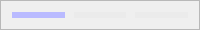
               <widget class="QFrame" name="swemail_status_bar">
                <property name="minimumSize">
                 <size>
                  <width>0</width>
                  <height>30</height>
                 </size>
                </property>
                <property name="maximumSize">
                 <size>
                  <width>16777215</width>
                  <height>30</height>
                 </size>
                </property>
                <property name="frameShape">
                 <enum>QFrame::StyledPanel</enum>
                </property>
                <property name="frameShadow">
                 <enum>QFrame::Raised</enum>
                </property>
                <layout class="QHBoxLayout" name="horizontalLayout_5">
                 <property name="spacing">
                  <number>9</number>
                 </property>
                 <item>
                  <widget class="QFrame" name="swemail">
                   <property name="styleSheet">
                    <string notr="true">QFrame {
	background-color: rgb(185, 186, 255);
	border-radius: 6px;
}</string>
                   </property>
                   <property name="frameShape">
                    <enum>QFrame::StyledPanel</enum>
                   </property>
                   <property name="frameShadow">
                    <enum>QFrame::Raised</enum>
                   </property>
                  </widget>
                 </item>
                 <item>
                  <widget class="QFrame" name="swemail_otp">
                   <property name="styleSheet">
                    <string notr="true">QFrame {
	background-color: rgb(235, 235, 235);
	border-radius: 6px;
}</string>
                   </property>
                   <property name="frameShape">
                    <enum>QFrame::StyledPanel</enum>
                   </property>
                   <property name="frameShadow">
                    <enum>QFrame::Raised</enum>
                   </property>
                  </widget>
                 </item>
                 <item>
                  <widget class="QFrame" name="swemail_signup">
                   <property name="styleSheet">
                    <string notr="true">QFrame {
	background-color: rgb(235, 235, 235);
	border-radius: 6px;
}</string>
                   </property>
                   <property name="frameShape">
                    <enum>QFrame::StyledPanel</enum>
                   </property>
                   <property name="frameShadow">
                    <enum>QFrame::Raised</enum>
                   </property>
                  </widget>
                 </item>
                </layout>
               </widget>
